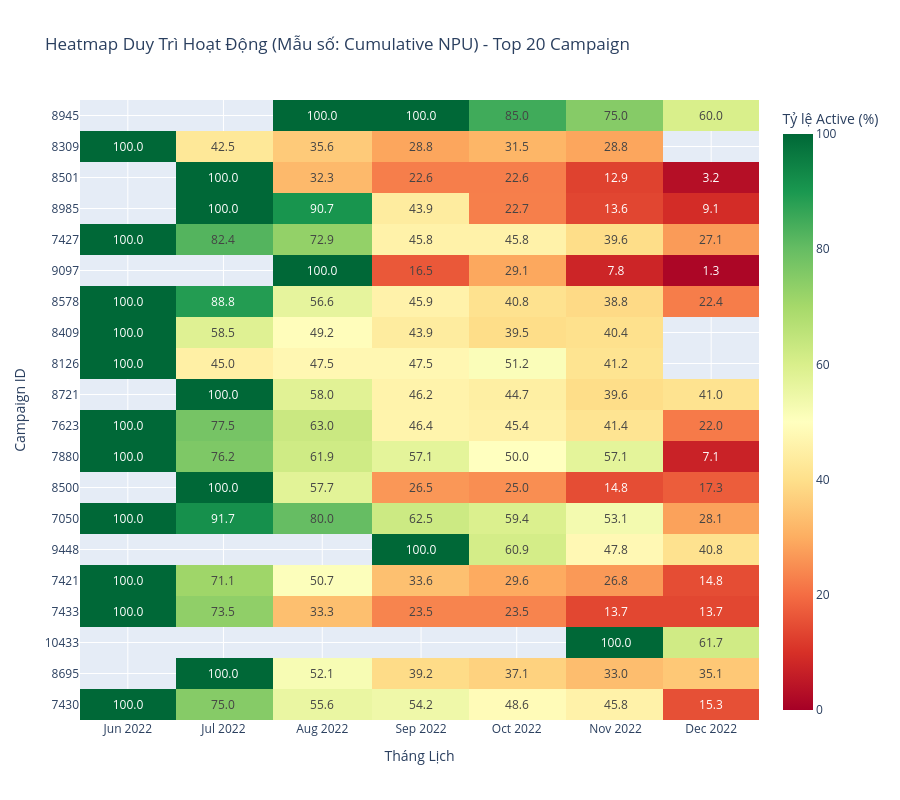

Notebook cell for this chart:
### Code cell
# ======================== CHUẨN BỊ DỮ LIỆU ========================
user_first_trans = df_merged.groupby('userID')['reqDate'].min().reset_index()
user_first_trans['acquisition_month'] = pd.to_datetime(user_first_trans['reqDate']).dt.to_period('M')
df_merged = df_merged.merge(user_first_trans[['userID', 'acquisition_month']], on='userID', how='left')

df_merged['transaction_month'] = pd.to_datetime(df_merged['reqDate']).dt.to_period('M')
df_merged['calendar_month_index'] = (df_merged['transaction_month'] - df_merged['acquisition_month']).apply(lambda x: x.n)

df_active_months = df_merged[
    (df_merged['calendar_month_index'] >= 0) & (df_merged['calendar_month_index'] < 6)
].copy()

# ======================== BƯỚC 1: NPU MỚI TỪNG THÁNG ========================
# Chỉ lấy các dòng là giao dịch đầu tiên của user (calendar_month_index == 0)
# → Đây là tháng Campaign thực sự "mang về" user đó
new_npu_per_month = (
    df_active_months[df_active_months['calendar_month_index'] == 0]
    .groupby(['acq_campaignID', 'transaction_month'])['userID']
    .nunique()
    .reset_index()
    .rename(columns={'userID': 'new_npu'})
    .sort_values(['acq_campaignID', 'transaction_month'])
)

# ======================== BƯỚC 2: NPU CỘNG DỒN TỪNG THÁNG ========================
# cumsum() theo từng campaign → tháng 1: NPU_t1, tháng 2: NPU_t1 + NPU_t2, ...
new_npu_per_month['cumulative_npu'] = (
    new_npu_per_month.groupby('acq_campaignID')['new_npu'].cumsum()
)

# ======================== BƯỚC 3: USER ACTIVE TỪNG THÁNG ========================
campaign_monthly_active = (
    df_active_months
    .groupby(['acq_campaignID', 'transaction_month'])['userID']
    .nunique()
    .reset_index()
    .rename(columns={'userID': 'active_users'})
    .sort_values(['acq_campaignID', 'transaction_month'])
)

# ======================== BƯỚC 4: GHÉP VÀ TÍNH TỶ LỆ ========================
cohort_matrix = campaign_monthly_active.merge(
    new_npu_per_month[['acq_campaignID', 'transaction_month', 'cumulative_npu']],
    on=['acq_campaignID', 'transaction_month'],
    how='left'
)

# Với các tháng không có NPU mới (cumulative_npu bị NaN sau merge),
# forward fill để kế thừa số NPU cộng dồn từ tháng trước
cohort_matrix['cumulative_npu'] = (
    cohort_matrix.groupby('acq_campaignID')['cumulative_npu'].ffill()
)

# Tính tỷ lệ active / cumulative NPU
cohort_matrix['active_rate'] = (
    (cohort_matrix['active_users'] / cohort_matrix['cumulative_npu']) * 100
).round(1)

# Đổi sang string để dùng làm cột
cohort_matrix['transaction_month'] = cohort_matrix['transaction_month'].astype(str)

# ======================== BƯỚC 5: PIVOT & VẼ HEATMAP ========================
heatmap_data = cohort_matrix.pivot(
    index='acq_campaignID',
    columns='transaction_month',
    values='active_rate'
)
heatmap_data = heatmap_data.reindex(sorted(heatmap_data.columns), axis=1)

top_20_ids = top_20_freq['acq_campaignID'].tolist()
heatmap_data_top20 = heatmap_data.loc[heatmap_data.index.isin(top_20_ids)]
heatmap_data_top20 = heatmap_data_top20.reindex(top_20_ids[::-1])

# ✅ Kiểm tra: Tháng đầu của mỗi campaign phải = 100.0
print("Kiểm tra - Max value (phải là 100.0):", heatmap_data_top20.max().max())
print("Kiểm tra - Có giá trị > 100 không:", (heatmap_data_top20 > 100).any().any())

fig_monthly_heatmap = px.imshow(
    heatmap_data_top20,
    text_auto='.1f',
    labels=dict(
        x="Tháng Lịch",
        y="Campaign ID",
        color="Tỷ lệ Active (%)"
    ),
    x=heatmap_data_top20.columns.tolist(),
    y=heatmap_data_top20.index.astype(str).tolist(),
    color_continuous_scale='RdYlGn',
    zmin=0, zmax=100,
    title="Heatmap Duy Trì Hoạt Động (Mẫu số: Cumulative NPU) - Top 20 Campaign",
    height=800,
)

fig_monthly_heatmap.update_layout(yaxis_type='category')
fig_monthly_heatmap.show()

### Figure 1 — Plotly figure (JSON) as saved in the notebook; plotly's stock layout.template omitted (floating-point values rounded to 4 significant figures; data arrays with more than 128 entries replaced by an {"elided": "..."} marker saying what was removed)
{"data": [{"coloraxis": "coloraxis", "hovertemplate": "Tháng Lịch: %{x}<br>Campaign ID: %{y}<br>Tỷ lệ Active (%): %{z}<extra></extra>", "name": "0", "texttemplate": "%{z:.1f}", "type": "heatmap", "x": ["2022-06", "2022-07", "2022-08", "2022-09", "2022-10", "2022-11", "2022-12"], "xaxis": "x", "y": ["8945", "8309", "8501", "8985", "7427", "9097", "8578", "8409", "8126", "8721", "7623", "7880", "8500", "7050", "9448", "7421", "7433", "10433", "8695", "7430"], "yaxis": "y", "z": {"elided": "20x7 float values"}}], "layout": {"coloraxis": {"cmax": 100, "cmin": 0, "colorbar": {"title": {"text": "Tỷ lệ Active (%)"}}, "colorscale": [[0, "rgb(165,0,38)"], [0.1, "rgb(215,48,39)"], [0.2, "rgb(244,109,67)"], [0.3, "rgb(253,174,97)"], [0.4, "rgb(254,224,139)"], [0.5, "rgb(255,255,191)"], [0.6, "rgb(217,239,139)"], [0.7, "rgb(166,217,106)"], [0.8, "rgb(102,189,99)"], [0.9, "rgb(26,152,80)"], [1, "rgb(0,104,55)"]]}, "height": 800, "title": {"text": "Heatmap Duy Trì Hoạt Động (Mẫu số: Cumulative NPU) - Top 20 Campaign"}, "xaxis": {"anchor": "y", "constrain": "domain", "domain": [0, 1], "scaleanchor": "y", "title": {"text": "Tháng Lịch"}}, "yaxis": {"anchor": "x", "autorange": "reversed", "constrain": "domain", "domain": [0, 1], "title": {"text": "Campaign ID"}, "type": "category"}}}
